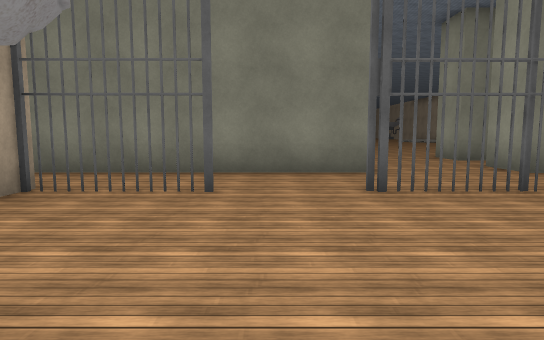
[1] (above)

24 first-person views from a walk through a 3-D level made in the Unity game engine. The camera is 1.5 m above the floor, tilts 6° down and sees 75° across. The floor is counted in squares, 2 m on a side. Each view is taken from the middle of a square. On the plan, view 1 faces up. The plan holds only what a view shows up to about 11 squares ahead; the rest is blank. The place goes on beyond the plan. Some surface patterns are stand-ins.

[2]
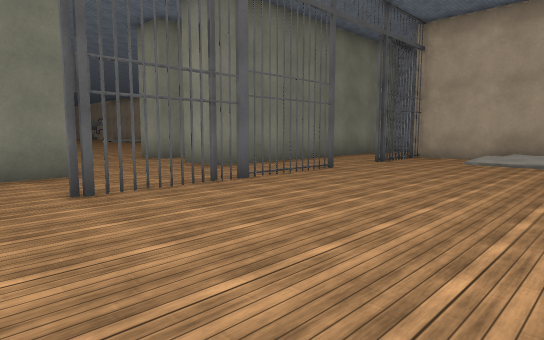

[3]
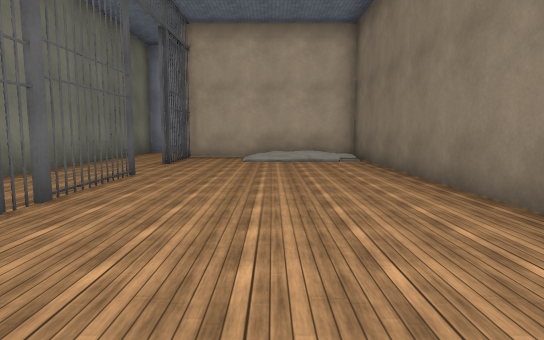

[4]
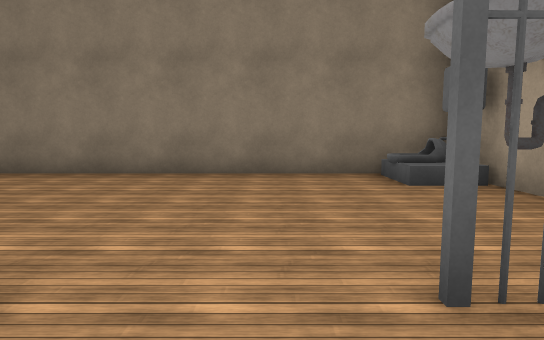

[5]
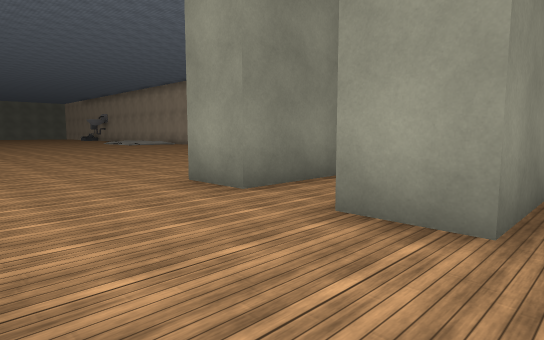

[6]
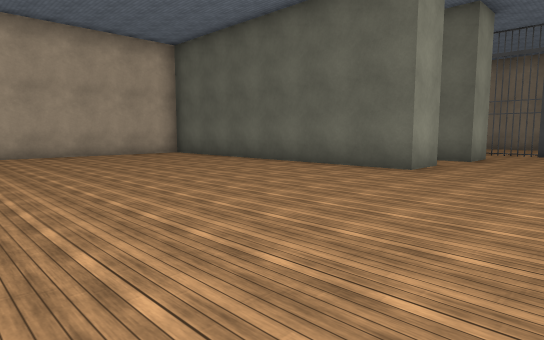

[7]
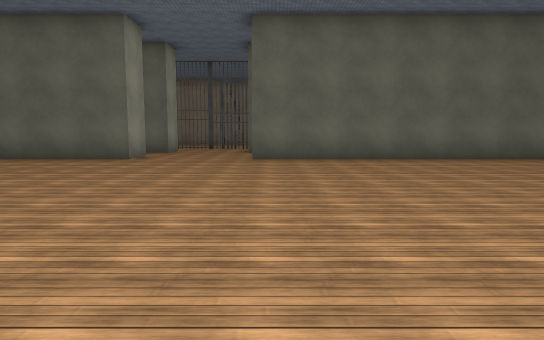

[8]
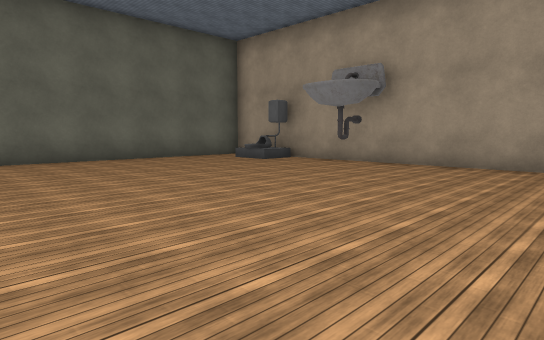

[9]
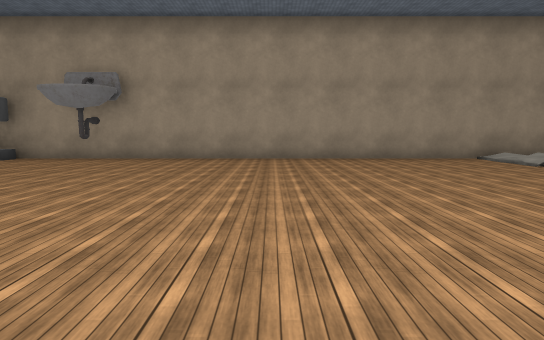

[10]
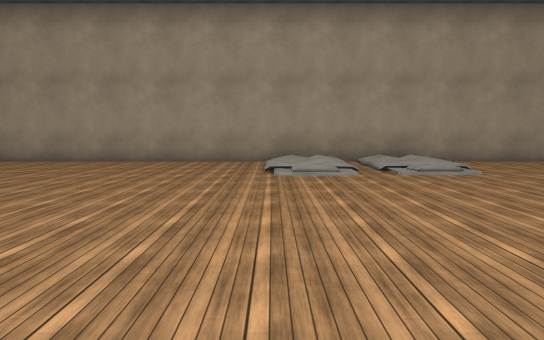

[11]
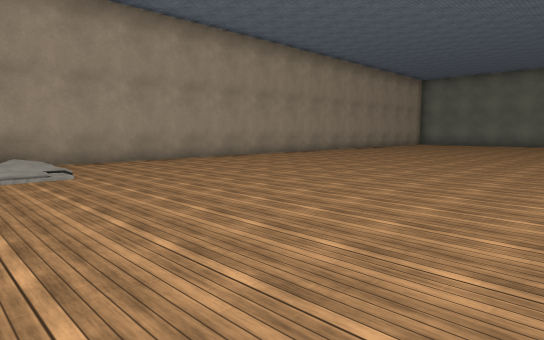

[12]
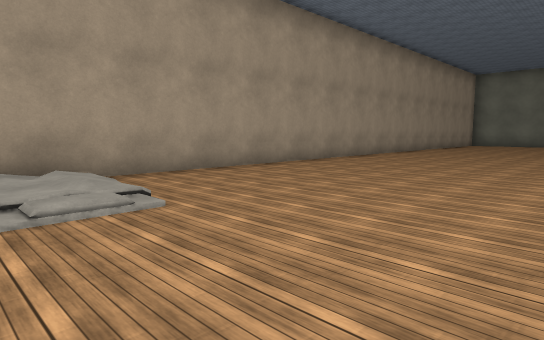

[13]
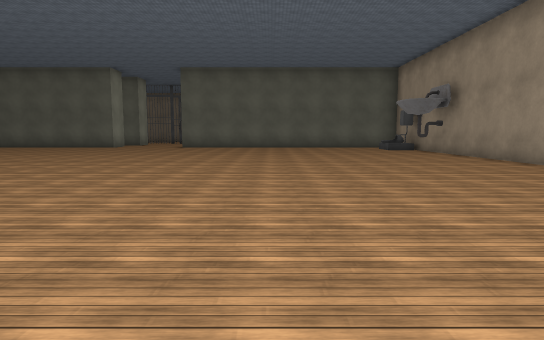

[14]
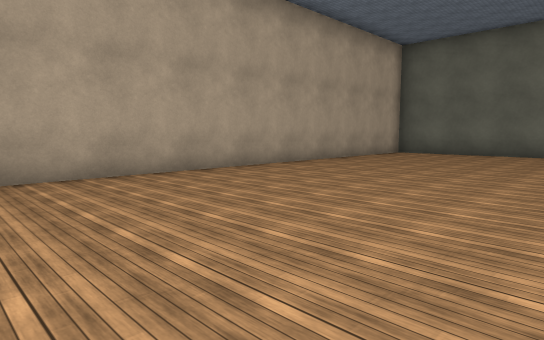

[15]
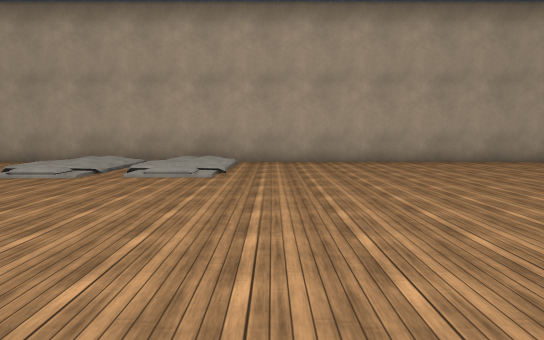

[16]
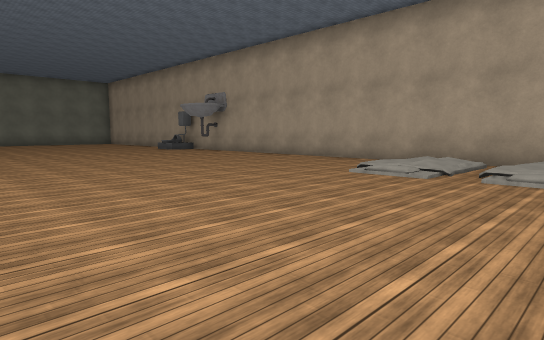

[17]
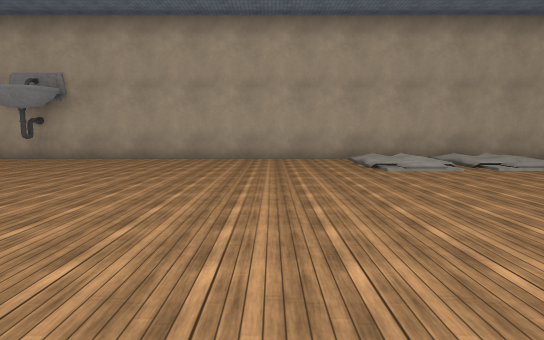

[18]
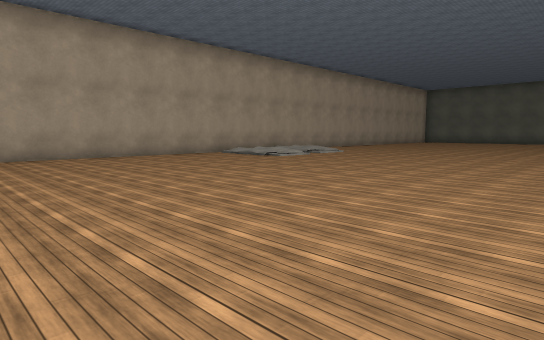

[19]
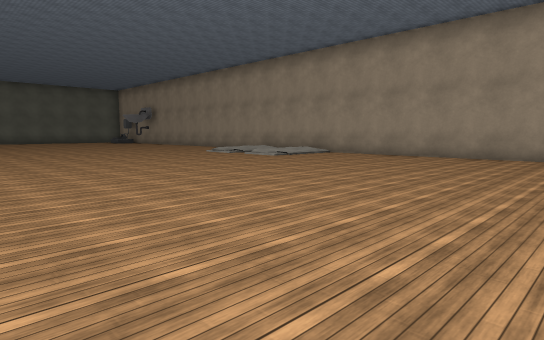

[20]
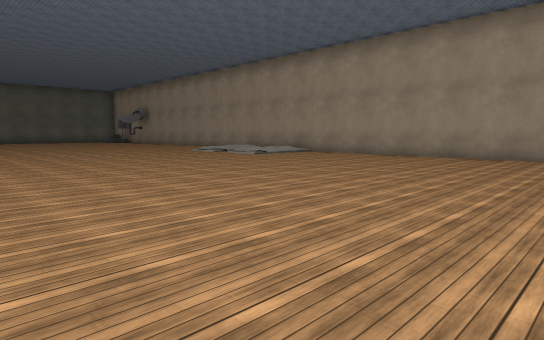

[21]
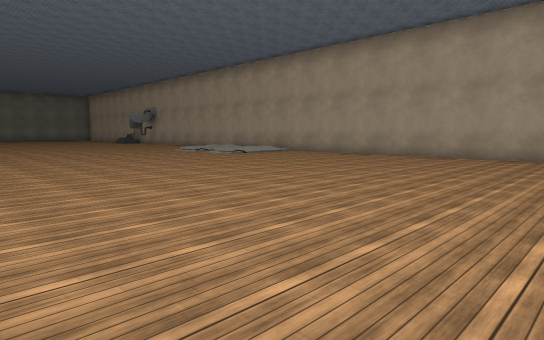

[22]
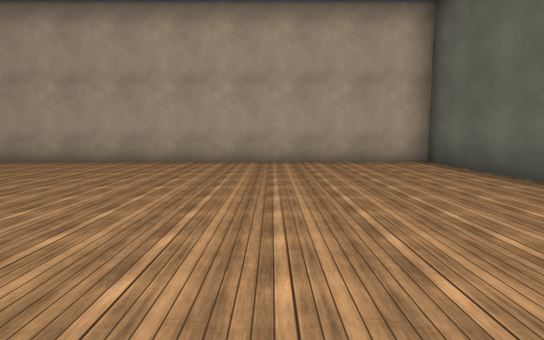

[23]
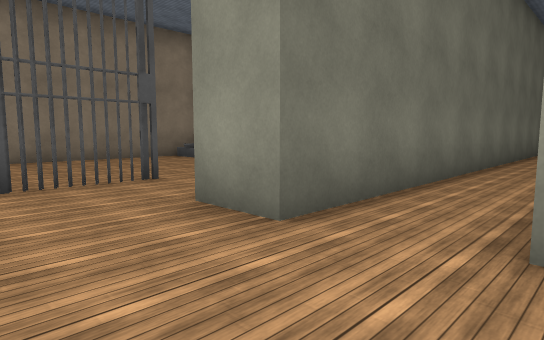

[24]
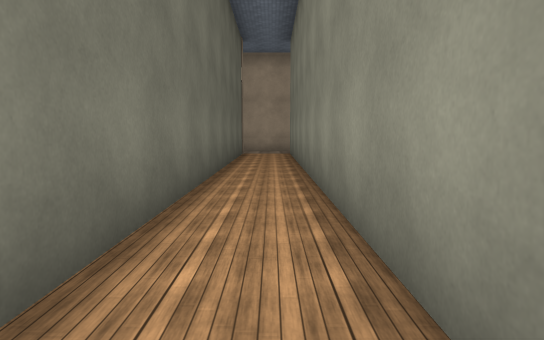

### Floor plan
Key: @ floor where view 1 was taken; # wall or solid block; x gap in a wall; . floor; / step, stairs or slope; O other object.
Columns run from 10 left of view 1 to 15 right of it. Each row starts with its distance up from view 1.
 40   ...........    ..    ..#
 39  ................... ....#
 38 #........................#
 37 #........................#
 36 #........................#
 35 #........................#
 34 #...........  ...........#
 33 #...........  ...........#
 32 #...........  ...........#
 31 #///........  ........///#
 30 #/  ........  ......./  /#
 29 #///........  ........///#
 28 #/  /......    ....../  /#
 27 #///.......   ........///#
 26 #..........   ...........#
 25 #..........   ...........#
 24 #...........  ...........#
 23 #............ ...........#
 22 #........................#
 21 #........................#
 20 #........................#
 19 #........................#
 18 #........................#
 17 #........................#
 16 #.O......................#
 15 #........................#
 14 #........................#
 13  OO......................#
 12   .......................#
 11    #########....##########
 10  ###########....##
  9  .................
  8 ############...##
  7      #######...#######
  6       ................
  5       ..##..#x###..##
  4        #.............#
  3        #............/#
  2        #.........../ #
  1        #O........../ #
  0        #O.@......../ #
 -1        ###############

Positions as (right, up) in squares from view 1, and headings:
1: (0, 0), facing up
2: (0, 0), facing up-right
3: (0, 2), facing right
4: (0, 6), facing down
5: (2, 6), facing up-right
6: (2, 18), facing down-right
7: (1, 21), facing down
8: (-1, 21), facing down-left
9: (1, 21), facing left
10: (0, 27), facing left
11: (0, 29), facing up-left
12: (-3, 29), facing up-left
13: (-3, 29), facing down
14: (8, 24), facing down-right
15: (5, 26), facing right
16: (5, 27), facing up-right
17: (4, 33), facing right
18: (3, 39), facing down-right
19: (2, 39), facing down-left
20: (2, 40), facing down-left
21: (3, 17), facing up-right
22: (5, 15), facing right
23: (4, 10), facing down-left
24: (2, 9), facing left
